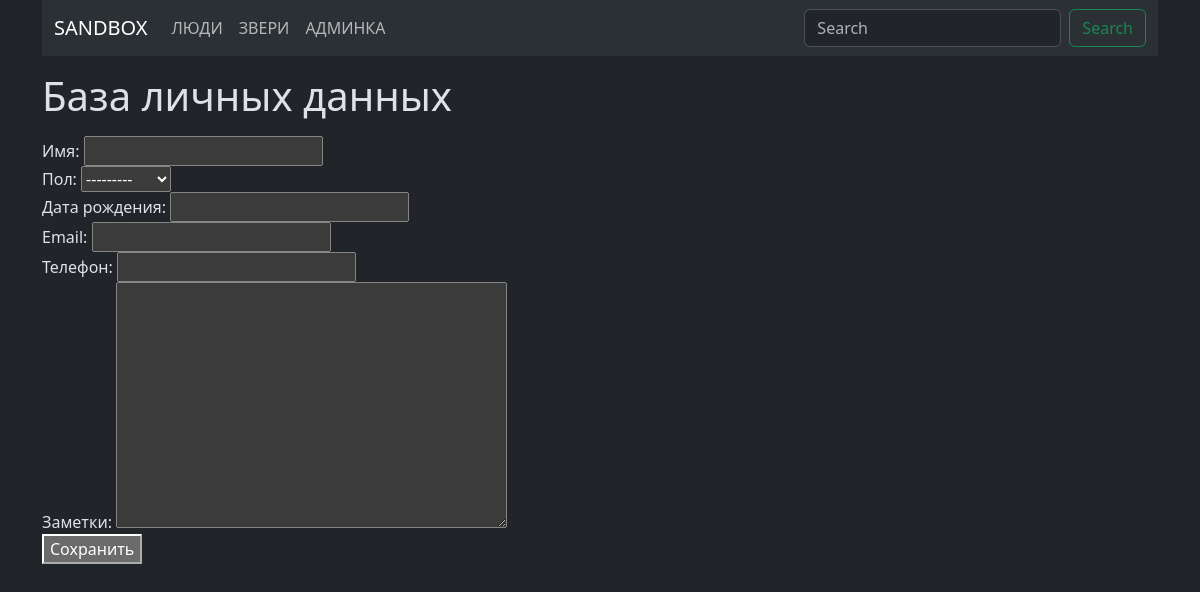
Before: /persons/ with the older database file.
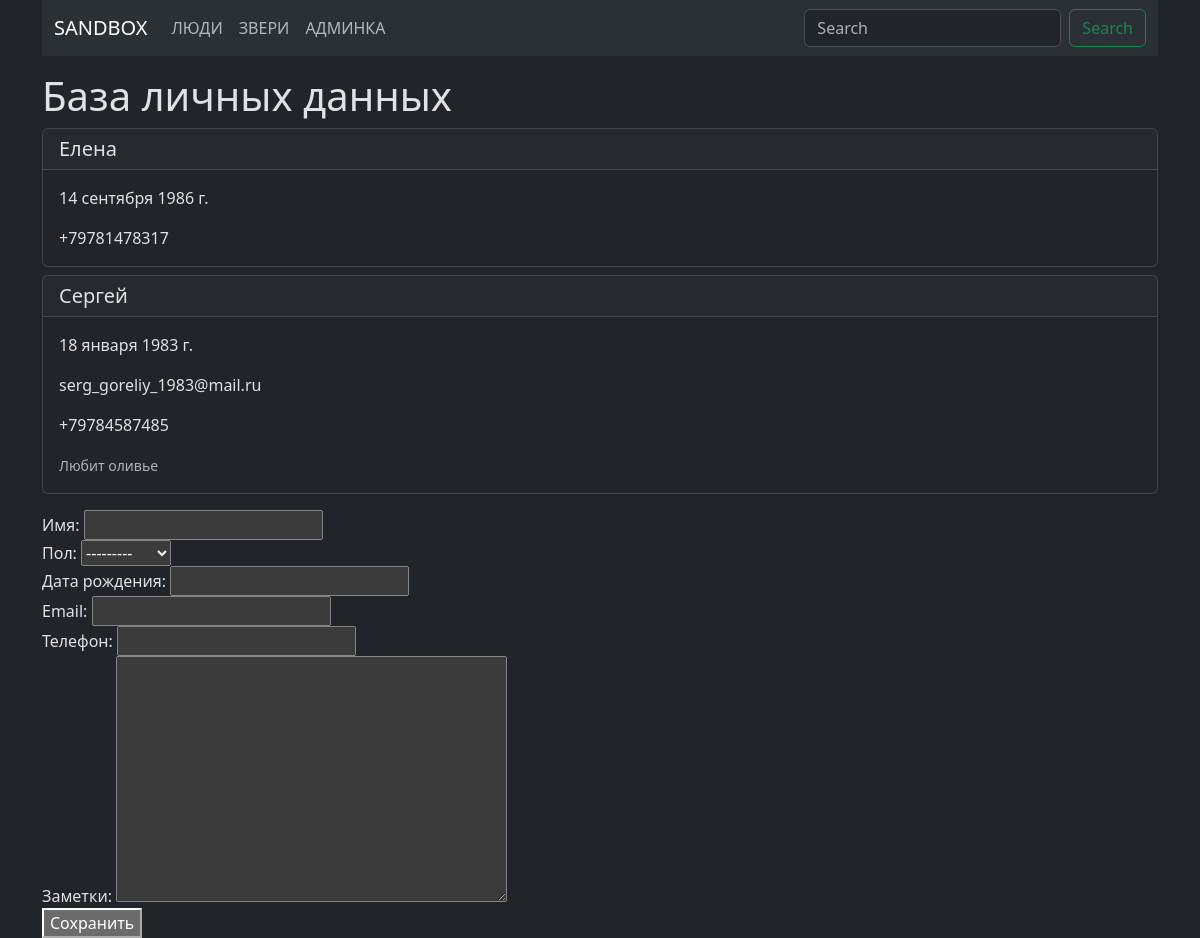
After: the same page with the newer database file.
### main/models.py (models this page shows, shortened)
class Person(models.Model):
    SEX_CHOICES = {
        'm': 'мужской',
        'f': 'женский',
    }
    name = models.CharField(max_length=50, db_index=True, verbose_name='имя')
    sex = models.CharField(max_length=1, choices=SEX_CHOICES, verbose_name='пол')
    birth_date = models.DateField(null=True, blank=True, verbose_name='дата рождения')
    email = models.EmailField(blank=True)
    phone_number = models.CharField(max_length=20, blank=True, verbose_name='телефон')
    notes = models.TextField(blank=True, verbose_name='заметки')
    created_at = models.DateTimeField(auto_now_add=True, verbose_name='создан')
    updated_at = models.DateTimeField(auto_now=True, verbose_name='изменен')
    class Meta:
        verbose_name = 'перснона'
        verbose_name_plural = 'персноны'
        ordering = ['name']

### main/views.py (the view)
# urls.py: path('persons/', views.person_database, name='persons'),
def person_database(request):
    persons = Person.objects.all()
    form = PersonForm()
    context = {
        'persons': persons,
        'form': form,
    }
    return TemplateResponse(request, 'main/persons.html', context)

### main/forms.py
class PersonForm(ModelForm):
    class Meta:
        model = Person
        fields = ['name', 'sex', 'birth_date', 'email', 'phone_number', 'notes']

### main/templates/main/persons.html (shortened to what this page needs)
{% extends 'main/base.html' %}
{% block content %}
  <h1 class="mt-3">База личных данных</h1>
  {% for person in persons %}
    <div class="card my-2">
      <h5 class="card-header">{{ person.name }}</h5>
      <div class="card-body">
        {% if person.birth_date %}<p class="card-text">{{ person.birth_date }}</p>{% endif %}
        {% if person.email %}<p class="card-text">{{ person.email }}</p>{% endif %}
        {% if person.phone_number %}<p class="card-text">{{ person.phone_number }}</p>{% endif %}
        {% if person.notes %}<p class="card-text"><small class="text-body-secondary">{{ person.notes }}</small></p>{% endif %}
      </div>
    </div>
  {% endfor %}
  <div class="row mt-3">
    <form>
      {{ form }}
      <button type="submit">Сохранить</button>
    </form>
  </div>
{% endblock %}

### main/templates/main/base.html (shortened to what this page needs)
<!DOCTYPE html>
<html lang="ru" data-bs-theme="dark">
  <head>
    <link href="https://cdn.jsdelivr.net/npm/bootstrap@5.3.8/dist/css/bootstrap.min.css" rel="stylesheet" />
  </head>
  <body>
    <div class="container">
      {% block navigation %}
        <nav class="navbar navbar-expand-lg bg-body-tertiary">
          <div class="container-fluid">
            <a class="navbar-brand" href="{% url 'main:index' %}">SANDBOX</a>
            <div class="collapse navbar-collapse" id="navbarSupportedContent">
              <ul class="navbar-nav me-auto mb-2 mb-lg-0">
                <li class="nav-item">
                  <a class="nav-link" href="{% url 'main:persons' %}">ЛЮДИ</a>
                </li>
                <li class="nav-item">
                  <a class="nav-link" href="#">ЗВЕРИ</a>
                </li>
                <li class="nav-item">
                  <a class="nav-link" href="{% url 'admin:index' %}">АДМИНКА</a>
                </li>
              </ul>
              <form class="d-flex" role="search">
                <input class="form-control me-2" type="search" placeholder="Search" aria-label="Search" />
                <button class="btn btn-outline-success" type="submit">Search</button>
              </form>
            </div>
          </div>
        </nav>
      {% endblock %}
      {% block content %}
      {% endblock %}
    </div>
  </body>
</html>

Changed rows visible on the page:
added Person: name "Елена", birth_date "14 сентября 1986 г.", phone_number "+79781478317"
added Person: name "Сергей", birth_date "18 января 1983 г.", email "serg_goreliy_1983@mail.ru", phone_number "+79784587485", notes "Любит оливье"
